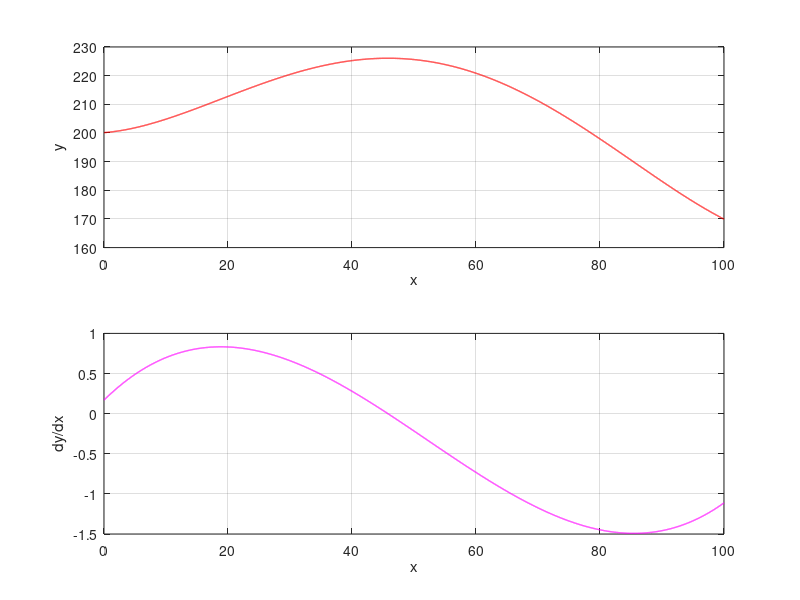

Reproduce this figure in MATLAB.
clc
clear all
close all

N = 11001;
X = [0 10 20 30 40 50 60 70 80 90 100]';
Y = [200 205 213 220 225 226 221 211 198 183 170]';
C = [X.^0 X X.^2 X.^3 X.^4];
u = (C'*C)\(C'*Y);
A = u(1);
B = u(2);
D = u(3);
E = u(4);
F = u(5);
xx = linspace(X(1), X(end), N);
yy = A + B*xx+ D*xx.^2+ E*xx.^3+ F*xx.^4;

h = xx(2) - xx(1);
yp = zeros(1,N);
yp(1) = (-yy(3) + 4*yy(2) - 3*yy(1)) / (2*h);
yp(N) = -(-yy(N-2) + 4*yy(N-1) - 3*yy(N)) / (2*h);
for i = 2:1:N-1
   yp(i) = (yy(i+1) - yy(i-1)) / (2*h);
end

subplot(2,1,1), plot(xx,yy,'r-','linewidth',1);
grid on
xlabel('x'), ylabel('y');
subplot(2,1,2), plot(xx,yp,'m-','linewidth',1);
grid on
xlabel('x'), ylabel('dy/dx');

I = (h/3) * (yy(1) + 4*sum(yy(2:2:end-1)) + 2*sum(yy(3:2:end-2)) + yy(end));
fprintf("Integral between 0 and 100 = %.4f\n",I);
